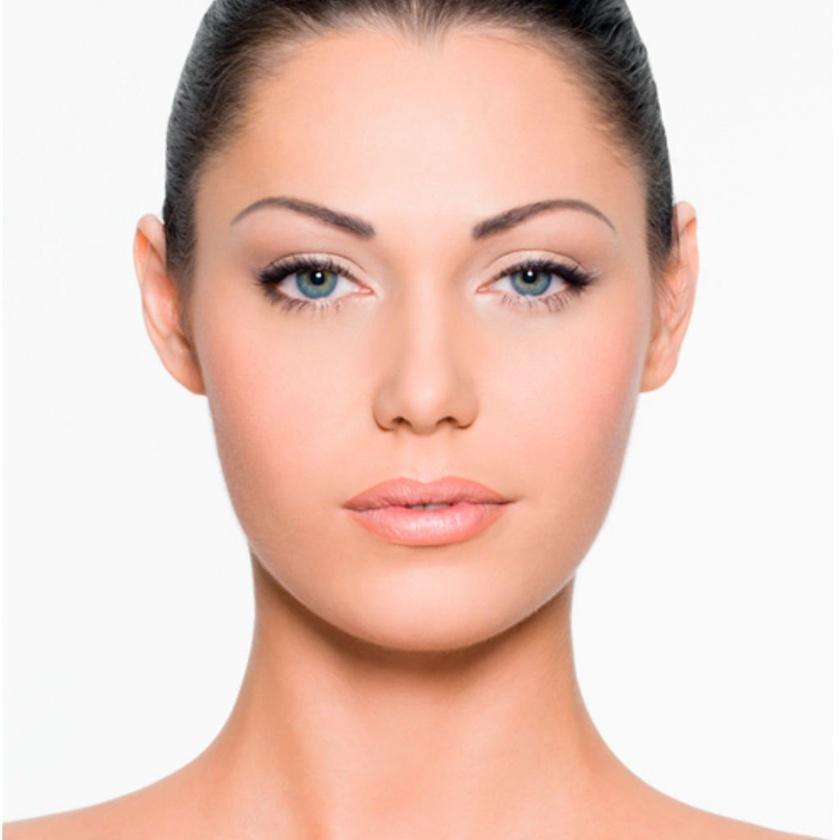
#> input picture TEMA 2/Ejercicios en Clase - TEMA 2/1.jpg, 840 x 840 px, shrunk from 1024 x 1024 before the run
$ jupyter execute --allow-errors Ejercicios.ipynb
#> lines starting #> are read from the running program, lines starting #| are printed output that depends on the picture
Captura de una Imagen del PC

[cell 1]
import cv2 # opencv
import numpy as np
import matplotlib.pyplot as plt
#cargar una imagen
#> (the rest of this cell did not finish here and is left out)

[cell 2]
#ejercico 1
import cv2
import matplotlib.pyplot as plt

img=cv2.imread('1.jpg')
#> img is the input picture: shape (840, 840, 3); mean B, G, R 192.1, 202.9, 231.9
plt.imshow(img)
plt.show()
print('Tamaño de imagen y canales: ',img.shape)
#| Tamaño de imagen y canales:  (840, 840, 3)

[cell 3]
#ejercico 1.1
import cv2
import matplotlib.pyplot as plt
plt.rcParams['figure.figsize']=[8,5]
img=cv2.imread('1.jpg')
plt.imshow(img)
plt.show()
print('Tamaño de imagen y canales: ',img.shape)
#| Tamaño de imagen y canales:  (840, 840, 3)

[cell 4]
#ejercico 1.2
import cv2
import matplotlib.pyplot as plt
plt.rcParams['figure.figsize']=[10,5]
img=cv2.imread('2.png',cv2.IMREAD_COLOR)
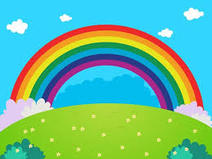
#> input picture TEMA 2/Ejercicios en Clase - TEMA 2/2.png, 212 x 159 px, shrunk from 259 x 194 before the run
#> img is the input picture: shape (159, 212, 3); mean B, G, R 148, 186.3, 105.9

plt.subplot(141)
plt.title('imagen Original')
plt.imshow(cv2.cvtColor(img,cv2.COLOR_BGR2RGB))

plt.subplot(142)
plt.imshow(img[:,:,0], cmap='gray')
plt.title('Canal Rojo')
plt.subplot(143)
plt.imshow(img[:,:,1], cmap='gray')
plt.title('Canal Verde')
plt.subplot(144)
plt.imshow(img[:,:,2], cmap='gray')
plt.title('Canal Azul')

canales y colores reales

[cell 5]
#ejercico 1.3

import cv2
import matplotlib.pyplot as plt
import numpy as np
plt.rcParams['figure.figsize']=[10,5]
img=cv2.imread('2.png',cv2.IMREAD_COLOR)
img_rgb=cv2.cvtColor(img,cv2.COLOR_BGR2RGB)

r=img[:,:,2]
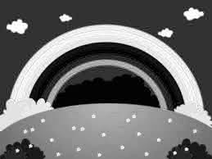
#> r: shape (159, 212); min 0, max 255, mean 105.9
g=img[:,:,1]
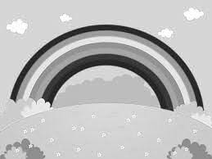
#> g: shape (159, 212); min 16, max 255, mean 186.3
b=img[:,:,0]
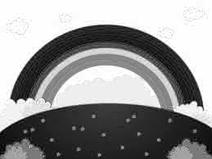
#> b: shape (159, 212); min 0, max 255, mean 148

r_imagen=np.zeros_like(img_rgb)
r_imagen[:,:,0]=r
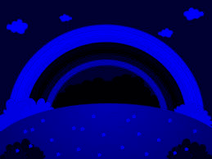
#> r_imagen: shape (159, 212, 3); mean of channels 0, 1, 2 105.9, 0, 0; drawn as B, G, R

g_imagen=np.zeros_like(img_rgb)
g_imagen[:,:,1]=g
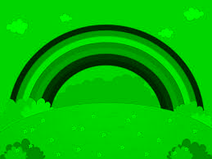
#> g_imagen: shape (159, 212, 3); mean of channels 0, 1, 2 0, 186.3, 0; drawn as B, G, R

b_imagen=np.zeros_like(img_rgb)
b_imagen[:,:,2]=b
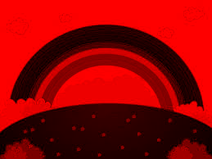
#> b_imagen: shape (159, 212, 3); mean of channels 0, 1, 2 0, 0, 148; drawn as B, G, R

plt.subplot(141)
plt.title('Original')
plt.imshow(img_rgb)
plt.axis('off')

plt.subplot(142)
plt.title('Canal Rojo')
plt.imshow(r_imagen)
plt.axis('off')

plt.subplot(143)
plt.title('Canal Verde')
plt.imshow(g_imagen)
plt.axis('off')


plt.subplot(144)
plt.title('Canal Azul')
plt.imshow(b_imagen)
plt.axis('off')

colores falsos

[cell 6]
#ejercico 1.4
import cv2
import matplotlib.pyplot as plt
plt.rcParams['figure.figsize']=[10,5]
img=cv2.imread('2.png',cv2.IMREAD_COLOR)
b,g,r= cv2.split(img)

plt.subplot(141)
plt.title('Original')
plt.imshow(cv2.cvtColor(img,cv2.COLOR_BGR2RGB))
plt.axis('off')

plt.subplot(142)
plt.title('Canal Rojo')
plt.imshow(r,cmap='Reds')
plt.axis('off')

plt.subplot(143)
plt.title('Canal Verde')
plt.imshow(g,cmap='Greens')
plt.axis('off')

plt.subplot(144)
plt.title('Canal Azul')
plt.imshow(b,cmap='Blues')
plt.axis('off')
plt.show()

uso de matpltlib

[cell 7]
import cv2
import matplotlib.pyplot as plt
import numpy as np

img_bgr= cv2.imread('3.jpeg')
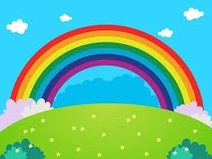
#> input picture TEMA 2/Ejercicios en Clase - TEMA 2/3.jpeg, 212 x 159 px, shrunk from 259 x 194 before the run
#> img_bgr is the input picture: shape (159, 212, 3); mean B, G, R 147.8, 186.3, 105.8
img_rgb=cv2.cvtColor(img_bgr,cv2.COLOR_BGR2RGB)
print(f'Alto: {img_bgr.shape[0]}')
#| Alto: 159
print(f'Ancho: {img_bgr.shape[1]}')
#| Ancho: 212
print(f'Canales: {img_bgr.shape[2]}')
#| Canales: 3
fig,axs=plt.subplots(1,4,figsize=(20,5))

axs[0].imshow(img_rgb)
axs[0].set_title('imagen original')

fig_img=axs[1].imshow(img_rgb[...,0],cmap='gray')
fig.colorbar(fig_img, ax=axs[1], shrink=0.5)
axs[1].set_title('canal rojo')

fig_img = axs[2].imshow(img_rgb[..., 1], cmap='gray')
fig.colorbar(fig_img, ax=axs[2], shrink=0.5)
axs[2].set_title('Canal Verde')

fig_img = axs[3].imshow(img_rgb[..., 2], cmap='gray')
fig.colorbar(fig_img, ax=axs[3], shrink=0.5)
axs[3].set_title('Canal Azul')
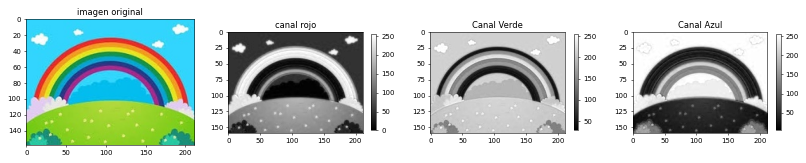
#> figure drawn by matplotlib, 7 panels

[cell 8]
img_rgb[:3,:3,:]

[cell 9]
plt.imshow(img_rgb[:50,:50,:])
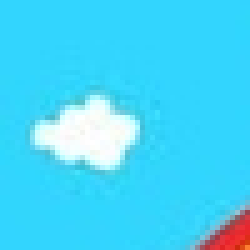
#> shown: shape (50, 50, 3) (shown 5 times larger); mean R, G, B 69.2, 212.5, 247.7

[cell 10]
cv2.imwrite('3.jpeg',img_bgr)
plt.imsave('2.png', cv2.cvtColor(img_bgr,cv2.COLOR_BGR2RGB))
plt.imsave('1.jpg', cv2.cvtColor(img_bgr,cv2.COLOR_BGR2RGB))
